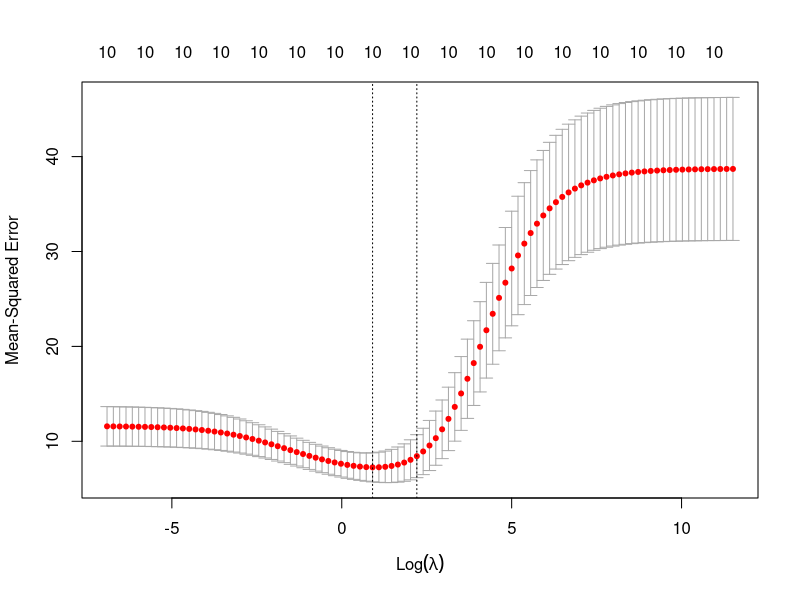
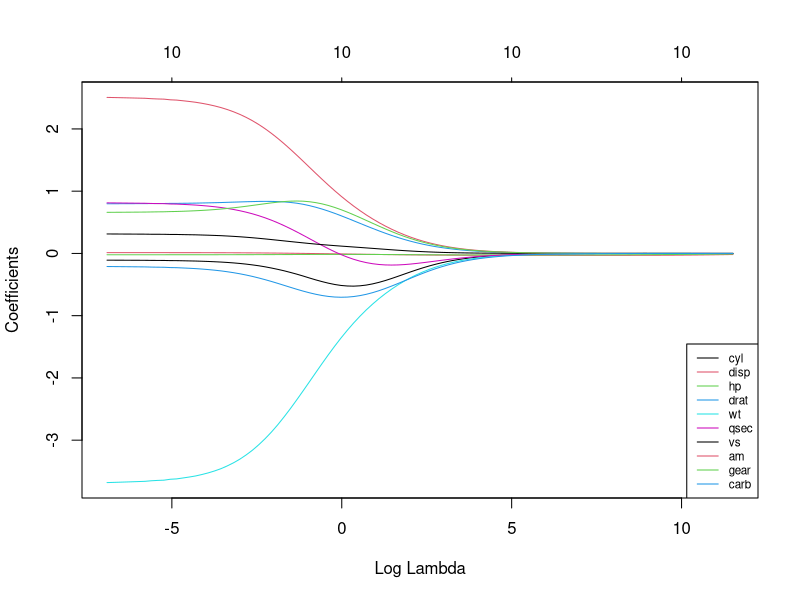
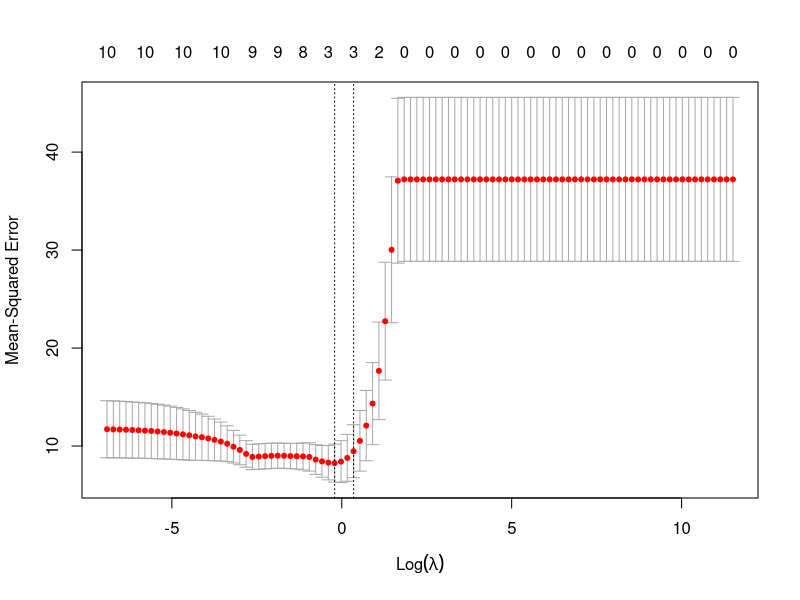
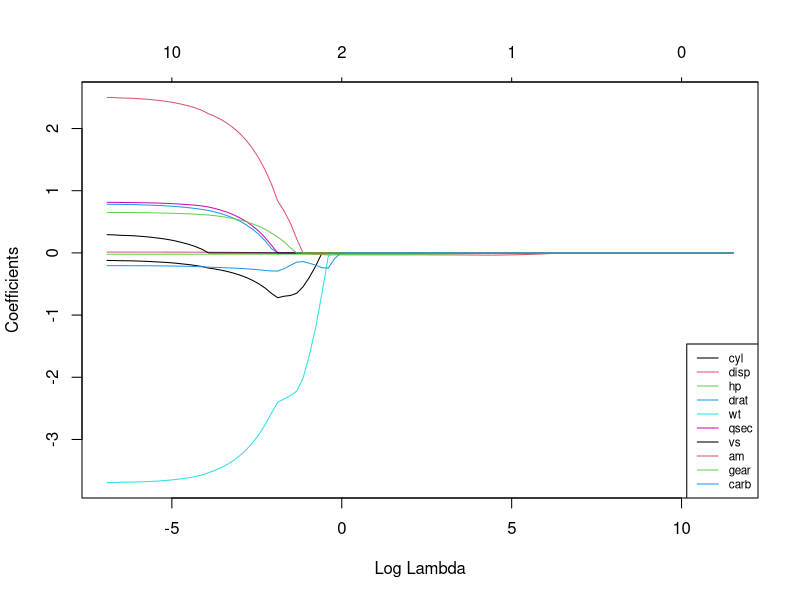

R code for these plots, in order:
## ---- chunk 1
set.seed(222)    # seed for reproducibility
library(glmnet)  # for ridge regression
library(dplyr)   # for data cleaning
library(psych)   # for function tr() to compute trace of a matrix
data("mtcars") #loading data
## ---- chunk 2
#1. RIDGE REGRESSION
#->decreasing model complexity while keeping all variables in the model

#first, centering:
# Center y, X will be standardized in the modelling function 
#(ridge regression assumes the predictors are standardized and the response is centered)
y <- mtcars %>% select(mpg) %>% scale(center = TRUE, scale = FALSE) %>% as.matrix()
X <- mtcars %>% select(-mpg) %>% as.matrix()
## ---- chunk 3
lambdas_to_try <- 10^seq(-3, 5, length.out = 100)
#10-fold cross-validation to select lambda

# Setting alpha = 0 implements ridge regression
ridge_cv <- cv.glmnet(X, y, alpha = 0, lambda = lambdas_to_try,
                      standardize = TRUE, nfolds = 10)
#function cv.glmnet does k-fold cross-validation for glmnet, 
#produces a plot, and returns a value for lambda



# Plot cross-validation results
plot(ridge_cv)
# Best cross-validated lambda
lambda_cv <- ridge_cv$lambda.min
# Fit final model, get its sum of squared residuals and multiple R-squared
model_cv <- glmnet(X, y, alpha = 0, lambda = lambda_cv, standardize = TRUE)
y_hat_cv <- predict(model_cv, X)
ssr_cv <- t(y - y_hat_cv) %*% (y - y_hat_cv) #compute a sum of squared residuals
rsq_ridge_cv <- cor(y, y_hat_cv)^2 #Multiple R squared

## ---- chunk 4
# Each line shows coefficients for one variables, for different lambdas.
# The higher the lambda, the more the coefficients are shrinked towards zero.
res <- glmnet(X, y, alpha = 0, lambda = lambdas_to_try, standardize = FALSE)
plot(res, xvar = "lambda")
legend("bottomright", lwd = 1, col = 1:6, legend = colnames(X), cex = .7)

## ---- chunk 5
# Perform 10-fold cross-validation to select lambda
lambdas_to_try <- 10^seq(-3, 5, length.out = 100)
# Setting alpha = 1 implements lasso regression
#(you can re-use the glmnet() function, but with the alpha parameter set to 1)
lasso_cv <- cv.glmnet(X, y, alpha = 1, lambda = lambdas_to_try,
                      standardize = TRUE, nfolds = 10)
# Plot cross-validation results
plot(lasso_cv)

# Best cross-validated lambda
lambda_cv <- lasso_cv$lambda.min
# Fit final model, get its sum of squared residuals and multiple R-squared
model_cv <- glmnet(X, y, alpha = 1, lambda = lambda_cv, standardize = TRUE)
y_hat_cv <- predict(model_cv, X)#predict  data
ssr_cv <- t(y - y_hat_cv) %*% (y - y_hat_cv) #compute a sum of squared residuals
rsq_lasso_cv <- cor(y, y_hat_cv)^2 #Multiple R squared
#(actually can be viewed as the correlation between response and the fitted values. 

## ---- chunk 6
# Each line shows coefficients for one variables, for different lambdas.
# The higher the lambda, the more the coefficients are shrinked towards zero.
res <- glmnet(X, y, alpha = 1, lambda = lambdas_to_try, standardize = FALSE)
plot(res, xvar = "lambda")
legend("bottomright", lwd = 1, col = 1:6, legend = colnames(X), cex = .7)
## ---- chunk 7
rsq <- cbind("R-squared" = c(rsq_ridge_cv, rsq_lasso_cv))
rownames(rsq) <- c("ridge cross-validated", "lasso cross_validated")
print(rsq)
## ---- chunk 8
library(caret)
#Linear regression with combined L1 and L2 priors as regularizer.

# Set training control
train_control <- trainControl(method = "repeatedcv",
                              number = 5,
                              repeats = 5,
                              search = "random",
                              verboseIter = TRUE)

# Train the model
elastic_net_model <- train(mpg ~ .,
                           data = cbind(y, X),
                           method = "glmnet",
                           preProcess = c("center", "scale"),
                           tuneLength = 25,
                           trControl = train_control)
## ---- chunk 9
y_hat_enet <- predict(elastic_net_model, X) 
y_hat_enet
rsq_enet <- cor(y, y_hat_enet)^2
rsq_enet
